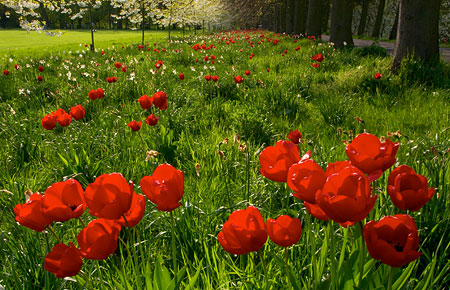
#> input picture img/flowers.jpg, 450 x 290 px
$ python display_color_histograms_for_RGB_images.py
#> lines starting #> are read from the running program, lines starting #| are printed output that depends on the picture
import numpy as np
import matplotlib.pyplot as plt
from PIL import Image
import os

imgs = {
    "chips": "../../img/chips.png",
    "lena": "../../img/lena.png",
    "rgb": "../../img/rgb.png",
    "rgbcube_KBKG": "../../img/rgbcube_KBKG.png",
    "flowers": "../../img/flowers.jpg",
    "hsv_disk": "../../img/hsv_disk.png",
    "monkey": "../../img/monkey.jpeg",
    "strawberries": "../../img/strawberries.tif"
}

def display_rgb_histograms(img_path, bins=256):

#> called with img_path = '../../img/flowers.jpg', bins = 256
    img = np.array(Image.open(img_path))
#> img is the input picture: shape (290, 450, 3); mean R, G, B 89.9, 79.6, 16.7

    r_channel = img[:, :, 0]
    g_channel = img[:, :, 1]
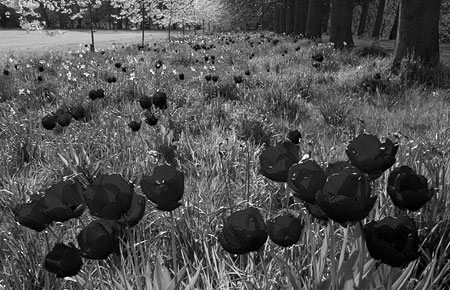
#> g_channel: shape (290, 450); min 0, max 255, mean 79.6
    b_channel = img[:, :, 2]
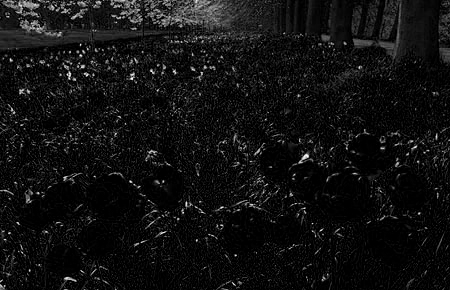
#> b_channel: shape (290, 450); min 0, max 253, mean 16.7

    fig, axes = plt.subplots(1, 3, figsize=(15, 5))

    axes[0].hist(r_channel.flatten(), bins=bins, color='red', alpha=0.7)
    axes[0].set_title('Red Channel Histogram')
    axes[0].set_xlabel('Pixel Intensity')
    axes[0].set_ylabel('Frequency')

    axes[1].hist(g_channel.flatten(), bins=bins, color='green', alpha=0.7)
    axes[1].set_title('Green Channel Histogram')
    axes[1].set_xlabel('Pixel Intensity')
    axes[1].set_ylabel('Frequency')

    axes[2].hist(b_channel.flatten(), bins=bins, color='blue', alpha=0.7)
    axes[2].set_title('Blue Channel Histogram')
    axes[2].set_xlabel('Pixel Intensity')
    axes[2].set_ylabel('Frequency')

    img_name = os.path.basename(img_path)
    fig.suptitle(f'RGB Histograms: {img_name}', fontsize=16)

    plt.tight_layout()
    plt.subplots_adjust(top=0.85)
    plt.show()
#> figure, not shown here; panel 1: tallest bar 1521 high, from x = 0 to 0.996; panel 2: tallest bar 1251 high, from x = 27.89 to 28.89; panel 3: tallest bar 40915 high, from x = 0 to 0.988

def compare_histograms(natural_img_key, synthetic_img_key, bins=256):

    print(f"Comparing natural image ({natural_img_key}) with synthetic image ({synthetic_img_key}):")


    print("\nNatural image histograms:")
    display_rgb_histograms(imgs[natural_img_key], bins)

    # Display histograms for synthetic image
    print("\nSynthetic image histograms:")
    display_rgb_histograms(imgs[synthetic_img_key], bins)
#> call 3 of display_rgb_histograms, with img_path = '../../img/rgb.png', bins = 256
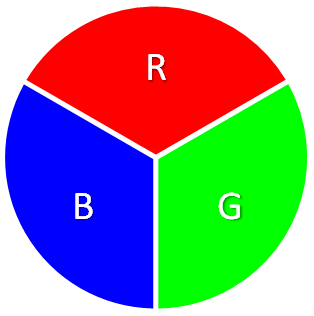
#> input picture img/rgb.png, 314 x 316 px
#> in display_rgb_histograms, img is the input picture: shape (316, 314, 4); mean R, G, B, A 137.5, 137.5, 137.2, 255
#> in display_rgb_histograms (call 3), `r_channel = img[:, :, 0]`:
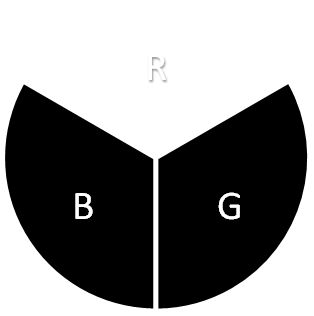
#> r_channel: shape (316, 314); min 0, max 255, mean 137.5
#> in display_rgb_histograms (call 3), `g_channel = img[:, :, 1]`:
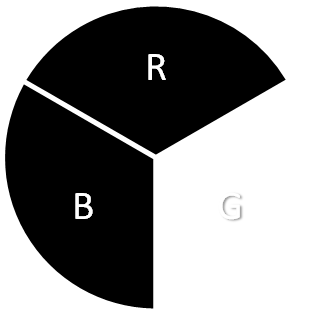
#> g_channel: shape (316, 314); min 0, max 255, mean 137.5
#> in display_rgb_histograms (call 3), `b_channel = img[:, :, 2]`:
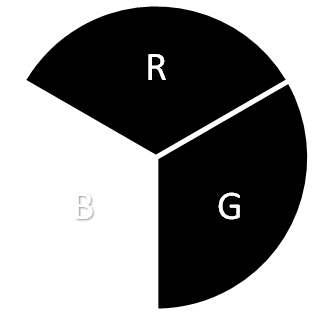
#> b_channel: shape (316, 314); min 0, max 255, mean 137.2
#> in display_rgb_histograms (call 3), `plt.show()`:
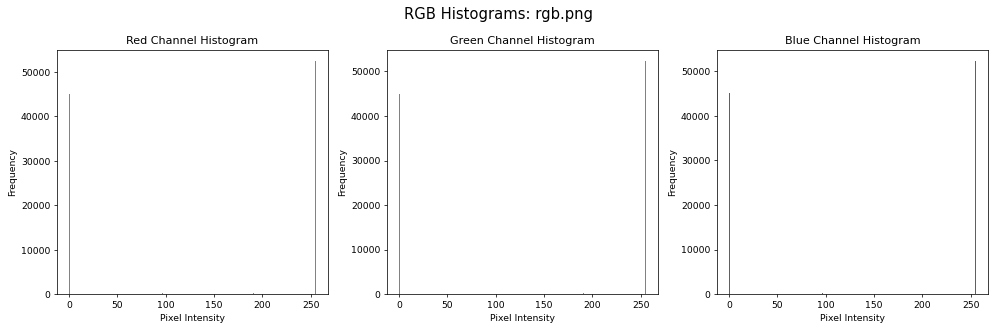
#> figure drawn by matplotlib, 3 panels; panel 1: tallest bar 52358 high, from x = 254 to 255; panel 2: tallest bar 52267 high, from x = 254 to 255; panel 3: tallest bar 52250 high, from x = 254 to 255


# Example

print("Displaying RGB histograms for flowers.png")
display_rgb_histograms(imgs["flowers"])


compare_histograms("flowers", "rgb")
